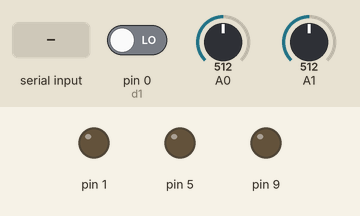
Recording of a sketch running on a simulated Arduino Leonardo, built with avr-gcc and run on an emulated ATmega32U4. Shown: output pins drawn as LEDs (lit = HIGH). The inputs (shaded band) are chosen by the test bench; at power-on: pin 0 (d1) LOW, A0 = 512, A1 = 512. What the sketch prints to the serial monitor is not drawn.

Above: at 1.2 s.
1.3 s: "<90,45,200>" received over Serial
At 2.1 s:
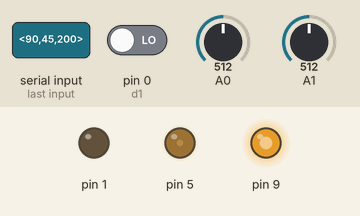
2.8 s: "<90,45>" received over Serial
At 3.2 s:
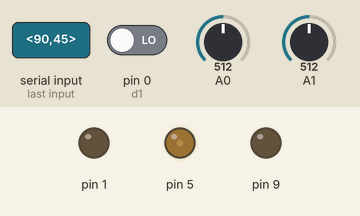
4.3 s: "<200>" received over Serial
At 5.5 s:
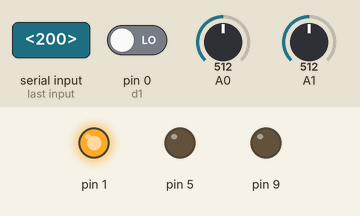
5.8 s: "<1,90>" received over Serial
At 6.7 s:
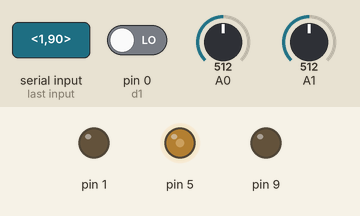
10.3 s: "<30,150,10>" received over Serial
At 11.4 s:
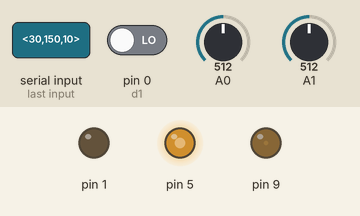
Timing chart, 0 to 12.8 s (numbered marks = the images above; inputs shaded):
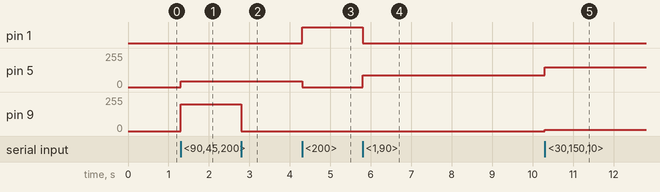

The sketch:

p5-littleBits.ino
```cpp
/**
 *
 * Little Bits arduino program to write and receive data over serial
 *
 * specs:
 *     arduino model : Arduino Leonardo
 *     baud rate : 9600
 *     data in from arduino : 0 - 1024
 *     data out from arduino : 0 - 255
 *     data sent from arduino must be received over serial in the following format:
 *         three comma-seperated integers, values 0 - 255, with optional space after seperator,
 *         with start / end delimiters < and >.
 *         ie: <0, 12, 24>
 *
 */

// values received from serial, to be outputted from arduino
int d1 = 0, d5 = 0, d9 = 0;
const int maxOutput = 255;

// values inputted to arduino, to be transmitted over serial
int d0 = 0, a0 = 0, a1 = 0;

// temp arrays to hold message while parsing
const byte numChars = 32;
char receivedChars[numChars];
char tempChars[numChars];

boolean newData = false;

const char startMarker = '<';
const char endMarker = '>';
const char *separator = ",";

void setup() {
  Serial.begin(9600);
  Serial.println("Expecting data in this style : <0, 12, 24>  "); // integers must be 0 - 255, spaces no required
}

void loop() {

  // read serial data and parse it
  receiveData();

  // read digital / analog input data and echo to serial port
  transmitData();
}

void receiveData() {
  recvWithStartEndMarkers();
  if (newData == true) {
    strcpy(tempChars, receivedChars); // temporary copy to protect the original data
    parseData();
    // echoReceived(); // write parsed data to serial monitor (debug)
    outputParsedData(); // output parsed data to output pins
    newData = false;
  }
}

void transmitData() {
  d0 = digitalRead(0);
  a0 = analogRead(A0);
  a1 = analogRead(A1);
  echoTransmitted();
}

void echoTransmitted() {
  Serial.print(startMarker);
  Serial.print(d0);
  Serial.print(",");
  Serial.print(a0);
  Serial.print(",");
  Serial.print(a1);
  Serial.println(endMarker);
}

void recvWithStartEndMarkers() {
  static boolean recvInProgress = false;
  static byte recvIndex = 0;
  char rc;

  while (Serial.available() > 0 && newData == false) {
    rc = Serial.read();

    if (recvInProgress == true) {
      if (rc != endMarker) {
        receivedChars[recvIndex] = rc;
        recvIndex++;
        if (recvIndex >= numChars) {
            recvIndex = numChars - 1;
        }
      }
      else {
        receivedChars[recvIndex] = '\0'; // terminate the string
        recvInProgress = false;
        recvIndex = 0;
        newData = true;
      }
    }

    else if (rc == startMarker) {
      recvInProgress = true;
    }
  }
}

void parseData() {
  char *strtokIndex;

  strtokIndex = strtok(tempChars, separator);
  d1 = constrain(atoi(strtokIndex), 0, maxOutput);

  strtokIndex = strtok(NULL, separator);
  d5 = constrain(atoi(strtokIndex), 0, maxOutput);

  strtokIndex = strtok(NULL, separator);
  d9 = constrain(atoi(strtokIndex), 0, maxOutput);
}

void echoReceived() {
  Serial.print(d1);
  Serial.print(',');
  Serial.print(d5);
  Serial.print(',');
  Serial.print(d9);
  Serial.println();
}

void outputParsedData() {
  analogWrite(1, d1);
  analogWrite(5, d5);
  analogWrite(9, d9);
}
```

Measured:
- after the input at 1.3 s, pin 5: 0/255 → 45/255 at once; pin 9: 0/255 → 200/255 at once
- after the input at 2.8 s, pin 9: 200/255 → 0/255 at once
- after the input at 4.3 s, pin 1: LOW → HIGH at once; pin 5: 45/255 → 0/255 at once
- after the input at 5.8 s, pin 1: HIGH → LOW at once; pin 5: 0/255 → 90/255 at once
- after the input at 10.3 s, pin 5: 90/255 → 150/255 at once; pin 9: 0/255 → 10/255 at once
